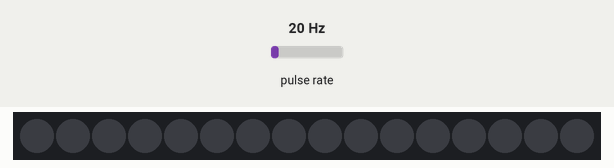
The sketch below on a simulated Arduino Uno, built with avr-gcc and run on an emulated ATmega328P. On the bench: 16 RGB LEDs in strip order, left to right. Wiring (inferred from the names in the program): pulse sensor: data pin 2. Inputs (shaded band) come from the test bench; at power-on: pulse rate 20 Hz. Dim RGB values are drawn brighter than linear.

Above: at 1.2 s.
1.3 s: pulse rate (sensor on pin 2) set to 50 Hz
At 1.59 s:
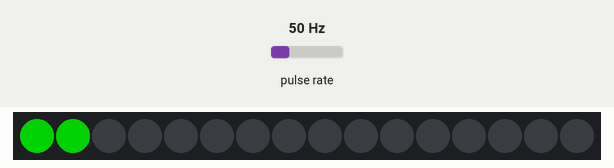
At 2.46 s:
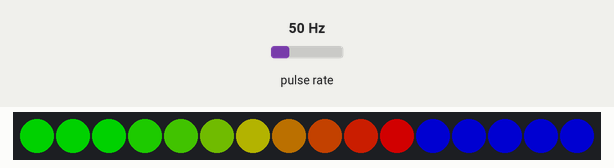
3.1 s: pulse rate (sensor on pin 2) set to 150 Hz
4.6 s: pulse rate (sensor on pin 2) set to 4 Hz
At 6.6 s:
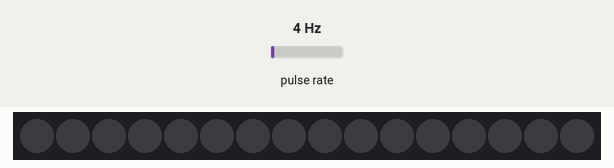
Timing chart, 0 to 8.1 s (numbered marks = the images above; inputs shaded):
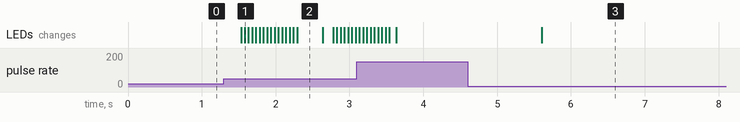

Measured:
- after the input at 1.3 s, the LEDs: first change after 0.23 s (image 1 shows a later state)
- after the input at 4.6 s, the LEDs: change after 1.0 s (image 3)

The sketch:

test_light1.ino
```cpp
//Shift Light V1.5

#include <Adafruit_NeoPixel.h>

#define PIN            6  //LED Data Pin
#define NUMPIXELS      16  //number of leds connected
Adafruit_NeoPixel pixels = Adafruit_NeoPixel(NUMPIXELS, PIN, NEO_GRB + NEO_KHZ800);


//Calculate the frequency of the tacho signal you are using and adjust the following values accordingly
//example: for a standard tacho signal on a 4 cylinder engine the frequeny is equal to the RPM divided by 30
const unsigned int onFrequency = 20;  //startup sequence, value represents engine speed higher than cranking and lower than idle
const unsigned int minFrequency = 123; // minimum frequency to begin turning on LEDs
const unsigned int maxFrequency = 235; // maximum frequency in normal range, after this value shift flash will occur
const unsigned int shiftFrequency = 250; // frequency range from max to shift when shifting should happen, after this value overrev flash will occur


//Set the color for each LED in the neo pixel strip
//Colors are set using an RGB value ranging from (0,0,0) to (255,255,255)
const uint32_t tachColor[NUMPIXELS] = {
  Adafruit_NeoPixel::Color(0, 120, 0),//green
  Adafruit_NeoPixel::Color(0, 120, 0),
  Adafruit_NeoPixel::Color(0, 120, 0),
  Adafruit_NeoPixel::Color(15, 105, 0),
  Adafruit_NeoPixel::Color(30, 90, 0),
  Adafruit_NeoPixel::Color(45, 75, 0),
  Adafruit_NeoPixel::Color(60, 60, 0),//orange
  Adafruit_NeoPixel::Color(75, 45, 0),
  Adafruit_NeoPixel::Color(90, 30, 0),
  Adafruit_NeoPixel::Color(105, 15, 0),
  Adafruit_NeoPixel::Color(120, 0, 0),//red
  Adafruit_NeoPixel::Color(0, 0, 120),//blue
  Adafruit_NeoPixel::Color(0, 0, 120),
  Adafruit_NeoPixel::Color(0, 0, 120),
  Adafruit_NeoPixel::Color(0, 0, 120),
  Adafruit_NeoPixel::Color(0, 0, 120),
};


//Set the frequency when each LED should turn on
//First LED turns on at minFrequency
const unsigned int lightShiftFreq[NUMPIXELS] = {
  minFrequency,
  130,
  137,
  144,
  151,
  158,
  165,
  172,
  179,
  186,
  193,
  200,
  207,
  214,
  221,
  228,
};

bool hasStartupSequenceRun = false; // only run startup sequence one time
const byte tachPin = 2;
unsigned long igfreq;

void setup() {
  pixels.begin(); // This initializes the NeoPixel library.
}

void loop() {

  float ighigh, iglow;
  unsigned long igcal1, igcal2;

  //measure period of tach signal
  ighigh = pulseIn(tachPin, HIGH);
  iglow = pulseIn(tachPin, LOW);

  igcal1 = 1000 / ((ighigh / 1000) + (iglow / 1000));

  //do it again
  ighigh = pulseIn(tachPin, HIGH);
  iglow = pulseIn(tachPin, LOW);

  igcal2 = 1000 / ((ighigh / 1000) + (iglow / 1000));

  //to filter out some noise, we only consider our measurement valid if they are similar in value, we accept the average.
  if ((igcal1 - igcal2) < 8) {
    igfreq = (igcal1 + igcal2) / 2;
  }

  if (hasStartupSequenceRun == false) {
    if (igfreq > onFrequency) {
    //run start sequence
    //LEDs will light up, flash and light out upon starting the engine.
      for ( int i = 0; i < NUMPIXELS; ++i) {
        pixels.setPixelColor(i, tachColor[i]);
        pixels.show();
        delay(50);
      }
      for(int a=0; a<10; a++) {
        pixels.fill(pixels.Color(0, 0, 120));
    	pixels.show();
    	delay(20);
    	pixels.fill(pixels.Color(0, 0, 0));
    	pixels.show();
    	delay(20);
       }
       for ( int i = 0; i < NUMPIXELS; ++i) {
        pixels.setPixelColor(i, tachColor[i]);
        pixels.show();
        }
       for ( int i = NUMPIXELS-1; i >= 0; --i) {
        pixels.setPixelColor(i, pixels.Color(0, 0, 0));
        pixels.show();
        delay(50);
      }
      hasStartupSequenceRun = true;
      pixels.fill(pixels.Color(0, 0, 0));
      pixels.show();
    }
      if (igfreq < onFrequency) {
    //resets hasStartupSequenceRun to false if engine stops but Arduino remains powered,
    //startupsequence will rerun upon restarting the engine
	hasStartupSequenceRun = false;
    }
  }

  if (igfreq < maxFrequency) {

    // normal operating range
    for ( int i = 0; i < NUMPIXELS; ++i) {
      if (igfreq > lightShiftFreq[i]) {
        pixels.setPixelColor(i, tachColor[i]);
      }
      else {
        pixels.setPixelColor(i, pixels.Color(0, 0, 0));
      }
    }
    pixels.show();
  }
  else if (igfreq >= maxFrequency && igfreq < shiftFrequency) {
    //shift flash
    //default color=blue
    //to change shift flash color, edit RGB value in following line
    pixels.fill(pixels.Color(0, 0, 120));
    pixels.show();
    delay(20);
    pixels.fill(pixels.Color(0, 0, 0));
    pixels.show();
    delay(20);
  }

  else if (igfreq >= shiftFrequency) {
    //overrev flash
    //default color=red
    //to change overrev flash color, edit RGB value in following line
    pixels.fill(pixels.Color(120, 0, 0));
    pixels.show();
    delay(20);
    pixels.fill(pixels.Color(0, 0, 0));
    pixels.show();
    delay(20);
  }
}
```
